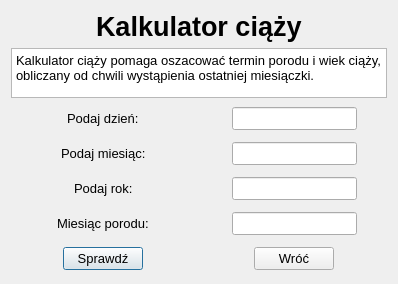
<?xml version="1.0" encoding="UTF-8"?>
<ui version="4.0">
 <class>kalkulatorciazy</class>
 <widget class="QDialog" name="kalkulatorciazy">
  <property name="geometry">
   <rect>
    <x>0</x>
    <y>0</y>
    <width>398</width>
    <height>284</height>
   </rect>
  </property>
  <property name="windowTitle">
   <string>Kalkulator ciąży</string>
  </property>
  <layout class="QGridLayout" name="gridLayout_2">
   <item row="0" column="0">
    <layout class="QGridLayout" name="gridLayout">
     <item row="4" column="0" alignment="Qt::AlignHCenter|Qt::AlignVCenter">
      <widget class="QLabel" name="label_rok">
       <property name="font">
        <font>
         <pointsize>10</pointsize>
        </font>
       </property>
       <property name="text">
        <string>Podaj rok:</string>
       </property>
      </widget>
     </item>
     <item row="3" column="0" alignment="Qt::AlignHCenter|Qt::AlignVCenter">
      <widget class="QLabel" name="label_4">
       <property name="font">
        <font>
         <pointsize>10</pointsize>
        </font>
       </property>
       <property name="text">
        <string>Podaj miesiąc:</string>
       </property>
      </widget>
     </item>
     <item row="3" column="1" alignment="Qt::AlignHCenter|Qt::AlignVCenter">
      <widget class="QLineEdit" name="lineEdit_miesiac">
       <property name="minimumSize">
        <size>
         <width>100</width>
         <height>0</height>
        </size>
       </property>
       <property name="maximumSize">
        <size>
         <width>500</width>
         <height>16777215</height>
        </size>
       </property>
       <property name="font">
        <font>
         <pointsize>10</pointsize>
        </font>
       </property>
      </widget>
     </item>
     <item row="6" column="0" alignment="Qt::AlignHCenter|Qt::AlignVCenter">
      <widget class="QPushButton" name="pushButton_sprawdz">
       <property name="font">
        <font>
         <pointsize>10</pointsize>
        </font>
       </property>
       <property name="text">
        <string>Sprawdź</string>
       </property>
      </widget>
     </item>
     <item row="2" column="1" alignment="Qt::AlignHCenter|Qt::AlignVCenter">
      <widget class="QLineEdit" name="lineEdit_dzien">
       <property name="minimumSize">
        <size>
         <width>100</width>
         <height>0</height>
        </size>
       </property>
       <property name="maximumSize">
        <size>
         <width>500</width>
         <height>16777215</height>
        </size>
       </property>
       <property name="font">
        <font>
         <pointsize>10</pointsize>
        </font>
       </property>
      </widget>
     </item>
     <item row="4" column="1" alignment="Qt::AlignHCenter|Qt::AlignVCenter">
      <widget class="QLineEdit" name="lineEdit_rok">
       <property name="minimumSize">
        <size>
         <width>100</width>
         <height>0</height>
        </size>
       </property>
       <property name="maximumSize">
        <size>
         <width>500</width>
         <height>16777215</height>
        </size>
       </property>
       <property name="font">
        <font>
         <pointsize>10</pointsize>
        </font>
       </property>
      </widget>
     </item>
     <item row="5" column="1" alignment="Qt::AlignHCenter|Qt::AlignVCenter">
      <widget class="QLineEdit" name="lineEdit_miesiac_2">
       <property name="minimumSize">
        <size>
         <width>100</width>
         <height>0</height>
        </size>
       </property>
       <property name="maximumSize">
        <size>
         <width>500</width>
         <height>16777215</height>
        </size>
       </property>
       <property name="font">
        <font>
         <pointsize>10</pointsize>
        </font>
       </property>
      </widget>
     </item>
     <item row="2" column="0" alignment="Qt::AlignHCenter|Qt::AlignVCenter">
      <widget class="QLabel" name="label_3">
       <property name="font">
        <font>
         <pointsize>10</pointsize>
        </font>
       </property>
       <property name="text">
        <string>Podaj dzień:</string>
       </property>
      </widget>
     </item>
     <item row="0" column="0" colspan="2" alignment="Qt::AlignHCenter|Qt::AlignVCenter">
      <widget class="QLabel" name="label">
       <property name="font">
        <font>
         <pointsize>20</pointsize>
         <weight>75</weight>
         <bold>true</bold>
        </font>
       </property>
       <property name="text">
        <string>Kalkulator ciąży</string>
       </property>
      </widget>
     </item>
     <item row="6" column="1" alignment="Qt::AlignHCenter|Qt::AlignVCenter">
      <widget class="QPushButton" name="pushButton_wroc">
       <property name="font">
        <font>
         <pointsize>10</pointsize>
        </font>
       </property>
       <property name="text">
        <string>Wróć</string>
       </property>
      </widget>
     </item>
     <item row="5" column="0" alignment="Qt::AlignHCenter|Qt::AlignVCenter">
      <widget class="QLabel" name="label_6">
       <property name="font">
        <font>
         <pointsize>10</pointsize>
        </font>
       </property>
       <property name="text">
        <string>Miesiąc porodu:</string>
       </property>
      </widget>
     </item>
     <item row="1" column="0" colspan="2" alignment="Qt::AlignVCenter">
      <widget class="QPlainTextEdit" name="plainTextEdit">
       <property name="maximumSize">
        <size>
         <width>16777215</width>
         <height>50</height>
        </size>
       </property>
       <property name="font">
        <font>
         <pointsize>10</pointsize>
        </font>
       </property>
       <property name="plainText">
        <string>Kalkulator ciąży pomaga oszacować termin porodu i wiek ciąży, obliczany od chwili wystąpienia ostatniej miesiączki.</string>
       </property>
      </widget>
     </item>
    </layout>
   </item>
  </layout>
 </widget>
 <resources/>
 <connections/>
</ui>
